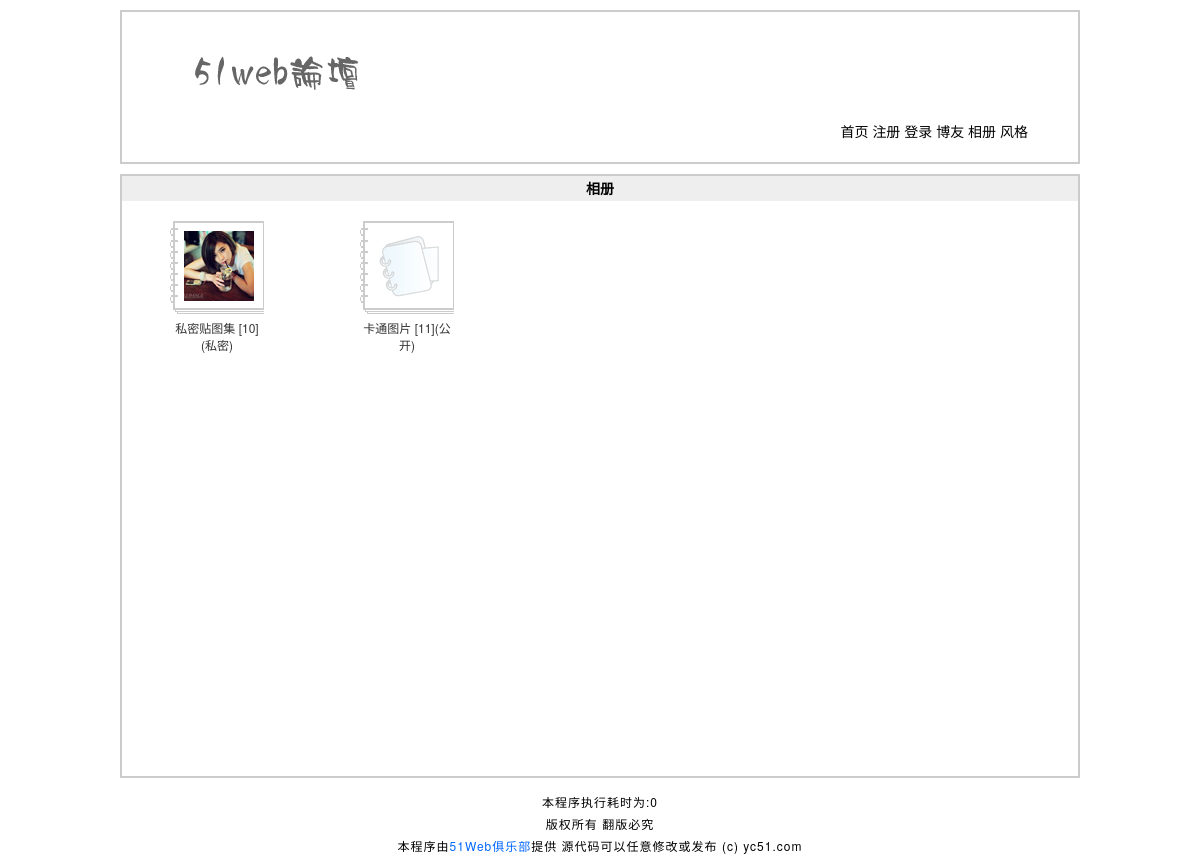
Page /photo.php on the committed database.
### tables this page shows
CREATE TABLE `tg_dir` (
  `dg_id` mediumint(8) unsigned NOT NULL auto_increment COMMENT '//相册ID',
  `dg_username` varchar(20) NOT NULL COMMENT '//相册名',
  `dg_type` tinyint(1) unsigned NOT NULL COMMENT '//相册类型',
  `dg_password` char(40) default NULL COMMENT '//相册密码',
  `dg_content` varchar(200) default NULL COMMENT '//相册描述内容',
  `dg_dir` varchar(200) NOT NULL COMMENT '//相册物理路径',
  `dg_face` varchar(200) default NULL COMMENT '//相册封面路径',
  `dg_date` datetime NOT NULL COMMENT '//相册创建日期',
  PRIMARY KEY  (`dg_id`)
);

### includes/global.func.php (called while the page is built, shortened)
<?php
	function _html($_string){
		if(is_array($_string)){
			foreach($_string as $_key => $_value){
				$_string[$_key] = _html($_value);
			}
		}else{
			$_string = htmlspecialchars($_string);
		}
		return $_string;
	}
    function _page($_sql,$_size){
    	global $_page,$_pagesize,$_num,$_pageabsolute,$_pagenum;
    	if(isset($_GET['page'])){
		    $_page = $_GET['page'];
			if($_page <= 0 || empty($_page) || !is_numeric($_page)){
				$_page = 1;
			}else{
				$_page = intval($_page);
			}
		}else{
			$_page = 1;
		}
		$_pagesize = $_size;
		$_pagenum = ($_page-1)*$_pagesize;
    }
?>

### includes/common.inc.php (called while the page is built, shortened)
<?php
require ROOT_PATH.'includes/global.func.php';
$_query = mysql_query("   SELECT
                                    dg_webname,
									dg_article,
									dg_blog,
									dg_photo,
									dg_skin,
									dg_string,
									dg_post,
									dg_re,
									dg_code,
									dg_register
                            FROM
                                    tg_system
                           WHERE
                                    dg_id=1
                           LIMIT
                                 1
                      ");
?>

### photo.php (the view, shortened to what this page needs)
<?php
	require dirname(__FILE__).'/includes/common.inc.php';
	global $_pagesize,$_pagenum;
	$result = mysql_query("        SELECT
				                               dg_id, dg_username,dg_type,dg_face
				                         FROM
				                               tg_dir
				                     ORDER BY
				                               dg_date
				                         DESC
				                        LIMIT
				                               $_pagenum,$_pagesize
	                        ");
?>
<!DOCTYPE html>
<html>
	<head>
		<link rel="stylesheet" type="text/css" href="css/1/basic.css"/>
		<link rel="stylesheet" type="text/css" href="css/1/blog.css"/>
		<link rel="stylesheet" type="text/css" href="css/1/photo.css"/>
	</head>
	<body>
	<?php
		require ROOT_PATH.'includes/header.inc.php';
	?>
	<div id="photo">
		<h2>相册</h2>
		<?php
		   $_html = array();
		    while  ($rows = mysql_fetch_array($result,MYSQL_ASSOC)) {
			 $_html['id'] = $rows['dg_id'];
			 $_html['name'] = $rows['dg_username'];
			 $_html['type'] = $rows['dg_type'];
			 $_html['face'] = $rows['dg_face'];
			 $_html = _html($_html);
			 if(empty($_html['type'])){
			 	$_html['type_html'] = '(公开)';
			 }else{
			 	$_html['type_html'] = '(私密)';
			 }
			 if (empty($_html['face'])) {
					$_html['face_html'] = '';
				} else {
					$_html['face_html'] = '<img src="'.$_html['face'].'" alt="'.$_html['tg_name'].'" />';
				}
            $_query = mysql_query("SELECT COUNT(*) AS count FROM tg_photo WHERE dg_sid = '{$_html['id']}' ");
			$row = mysql_fetch_array($_query,MYSQL_ASSOC);
			$_html['count'] = $row['count'];
		?>
		   	<dl>
				<dt><a href="photo_show.php?id=<?php echo $_html['id']?>"><?php echo $_html['face_html'];?></a></dt>
				<dd><a href="photo_show.php?id=<?php echo $_html['id']?>"><?php echo $_html['name']?> <?php echo '['.$_html['count'].']'.$_html['type_html'] ?></a></dd>
			</dl>
		<?php }?>
	</div>
	<?php
		require ROOT_PATH.'includes/footer.inc.php';
	?>
</body>
</html>

### css/1/basic.css (style rules this page uses)
body,h1,h2,h3,h4,h5,p,span,dl,dd,ul,ol,form,input,textarea,th,td,select { margin:0; padding:0; }
a { text-decoration:none; }
img { border:none; vertical-align:top; }
body { font-family: "Helvetica Neue", Helvetica, Arial, "Microsoft Yahei UI", "Microsoft YaHei", SimHei, "\5B8B\4F53", simsun, sans-serif; width:960px; margin:0 auto; background:#fff; font-size:14px; }
h2 { font-size:14px; background:#eee; height:25px; line-height:25px; text-indent:10px; }

### css/1/photo.css (style rules this page uses)
#photo { width:auto; height:600px; border:2px solid #ccc; font-size:12px; }
#photo h2 { text-indent:0; text-align:center; }
#photo dl { width:150px; height:180px; margin:20px; float:left; }
#photo dl dt { width:94px; height:93px; background:url(../../images/photo.jpg) no-repeat; margin:0 auto; }
#photo dl dt img { display:block; padding:10px 0 0 14px; }
#photo dl dd { width:90px; text-align:center; margin:0 auto; padding:5px 0; }
#photo dl dd a { color:#333; text-decoration:none; }

### rows in the picture
tg_dir: dg_face (picture), dg_username "私密贴图集", count "10", type_html "(私密)"
tg_dir: dg_username "卡通图片", count "11", type_html "(公开)"

### other values in the picture
_runtime()-$start_time "0"
